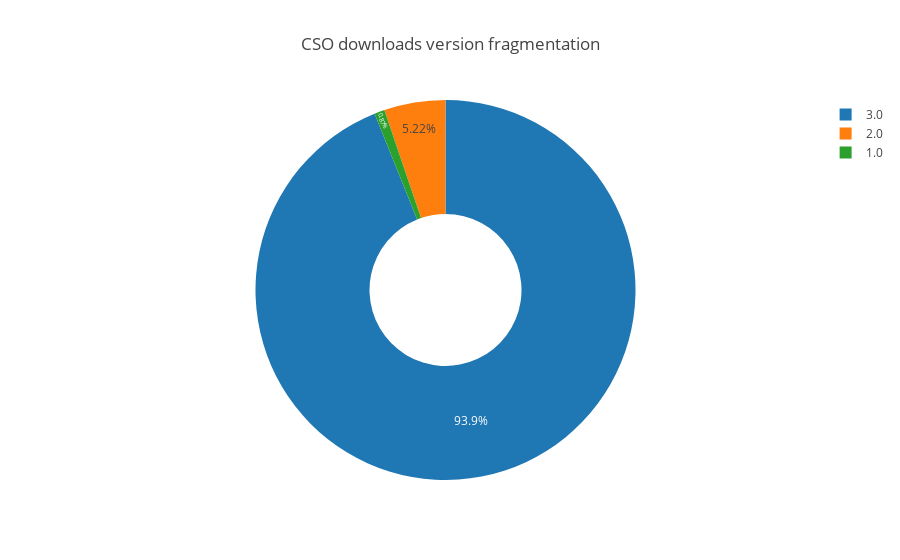

The code cell stored with this chart in its notebook:
### Markdown cell above
# Analysis of CSO downloads

### Code cell
versions = downloads_req_df.groupby('version')[['id']].nunique()

pie = go.Pie(values=versions.id,
              labels=versions.index,
              textposition='inside',
              name='Version',
              hoverinfo='label+value+name',
              hole=.4)

donut = go.Layout(title='CSO downloads version fragmentation')
fig = go.Figure(data=[pie], layout=donut)
plotly.offline.iplot(fig)
pio.write_image(fig, 'images/download_versions.png')

### Figure 1 — Plotly figure (JSON) as saved in the notebook; plotly's stock layout.template omitted (floating-point values rounded to 4 significant figures)
{"data": [{"hole": 0.4, "hoverinfo": "label+value+name", "labels": ["1.0", "2.0", "3.0"], "name": "Version", "textposition": "inside", "type": "pie", "uid": "0c1122bd-da97-423d-892e-0e8fb2788e26", "values": [1, 6, 108]}], "layout": {"title": "CSO downloads version fragmentation"}}
